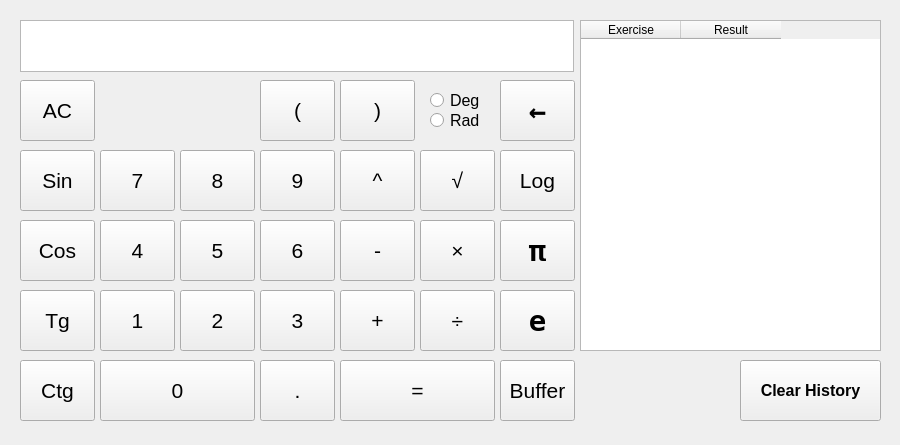
<?xml version="1.0" encoding="UTF-8"?>
<ui version="4.0">
 <class>MainWindow</class>
 <widget class="QMainWindow" name="MainWindow">
  <property name="geometry">
   <rect>
    <x>0</x>
    <y>0</y>
    <width>900</width>
    <height>445</height>
   </rect>
  </property>
  <property name="sizePolicy">
   <sizepolicy hsizetype="Fixed" vsizetype="Fixed">
    <horstretch>0</horstretch>
    <verstretch>0</verstretch>
   </sizepolicy>
  </property>
  <property name="minimumSize">
   <size>
    <width>515</width>
    <height>437</height>
   </size>
  </property>
  <property name="maximumSize">
   <size>
    <width>900</width>
    <height>800</height>
   </size>
  </property>
  <property name="baseSize">
   <size>
    <width>517</width>
    <height>356</height>
   </size>
  </property>
  <property name="tabletTracking">
   <bool>false</bool>
  </property>
  <property name="windowTitle">
   <string>Symbolic Calculator</string>
  </property>
  <property name="layoutDirection">
   <enum>Qt::RightToLeft</enum>
  </property>
  <property name="tabShape">
   <enum>QTabWidget::Rounded</enum>
  </property>
  <widget class="QWidget" name="centralWidget">
   <widget class="QPushButton" name="pushButton_AC">
    <property name="geometry">
     <rect>
      <x>20</x>
      <y>80</y>
      <width>75</width>
      <height>61</height>
     </rect>
    </property>
    <property name="font">
     <font>
      <pointsize>16</pointsize>
     </font>
    </property>
    <property name="focusPolicy">
     <enum>Qt::NoFocus</enum>
    </property>
    <property name="acceptDrops">
     <bool>true</bool>
    </property>
    <property name="autoFillBackground">
     <bool>false</bool>
    </property>
    <property name="text">
     <string>AC</string>
    </property>
    <property name="iconSize">
     <size>
      <width>32</width>
      <height>32</height>
     </size>
    </property>
   </widget>
   <widget class="QPushButton" name="pushButton_back">
    <property name="geometry">
     <rect>
      <x>500</x>
      <y>80</y>
      <width>75</width>
      <height>61</height>
     </rect>
    </property>
    <property name="font">
     <font>
      <family>NSimSun</family>
      <pointsize>22</pointsize>
      <weight>75</weight>
      <bold>true</bold>
     </font>
    </property>
    <property name="focusPolicy">
     <enum>Qt::NoFocus</enum>
    </property>
    <property name="acceptDrops">
     <bool>true</bool>
    </property>
    <property name="autoFillBackground">
     <bool>false</bool>
    </property>
    <property name="text">
     <string>←</string>
    </property>
    <property name="iconSize">
     <size>
      <width>32</width>
      <height>32</height>
     </size>
    </property>
   </widget>
   <widget class="QPushButton" name="pushButton_bkt1">
    <property name="geometry">
     <rect>
      <x>260</x>
      <y>80</y>
      <width>75</width>
      <height>61</height>
     </rect>
    </property>
    <property name="font">
     <font>
      <pointsize>16</pointsize>
     </font>
    </property>
    <property name="focusPolicy">
     <enum>Qt::NoFocus</enum>
    </property>
    <property name="acceptDrops">
     <bool>true</bool>
    </property>
    <property name="autoFillBackground">
     <bool>false</bool>
    </property>
    <property name="text">
     <string>(</string>
    </property>
    <property name="iconSize">
     <size>
      <width>32</width>
      <height>32</height>
     </size>
    </property>
   </widget>
   <widget class="QPushButton" name="pushButton_bkt2">
    <property name="geometry">
     <rect>
      <x>340</x>
      <y>80</y>
      <width>75</width>
      <height>61</height>
     </rect>
    </property>
    <property name="font">
     <font>
      <pointsize>16</pointsize>
     </font>
    </property>
    <property name="focusPolicy">
     <enum>Qt::NoFocus</enum>
    </property>
    <property name="acceptDrops">
     <bool>true</bool>
    </property>
    <property name="autoFillBackground">
     <bool>false</bool>
    </property>
    <property name="text">
     <string>)</string>
    </property>
    <property name="iconSize">
     <size>
      <width>32</width>
      <height>32</height>
     </size>
    </property>
   </widget>
   <widget class="QPushButton" name="pushButton_division">
    <property name="geometry">
     <rect>
      <x>420</x>
      <y>290</y>
      <width>75</width>
      <height>61</height>
     </rect>
    </property>
    <property name="font">
     <font>
      <pointsize>16</pointsize>
     </font>
    </property>
    <property name="focusPolicy">
     <enum>Qt::NoFocus</enum>
    </property>
    <property name="acceptDrops">
     <bool>true</bool>
    </property>
    <property name="autoFillBackground">
     <bool>false</bool>
    </property>
    <property name="text">
     <string>÷</string>
    </property>
    <property name="iconSize">
     <size>
      <width>32</width>
      <height>32</height>
     </size>
    </property>
   </widget>
   <widget class="QPushButton" name="pushButton_multiply">
    <property name="geometry">
     <rect>
      <x>420</x>
      <y>220</y>
      <width>75</width>
      <height>61</height>
     </rect>
    </property>
    <property name="font">
     <font>
      <pointsize>16</pointsize>
     </font>
    </property>
    <property name="focusPolicy">
     <enum>Qt::NoFocus</enum>
    </property>
    <property name="acceptDrops">
     <bool>true</bool>
    </property>
    <property name="autoFillBackground">
     <bool>false</bool>
    </property>
    <property name="text">
     <string>×</string>
    </property>
    <property name="iconSize">
     <size>
      <width>32</width>
      <height>32</height>
     </size>
    </property>
   </widget>
   <widget class="QPushButton" name="pushButton_sqrt">
    <property name="geometry">
     <rect>
      <x>420</x>
      <y>150</y>
      <width>75</width>
      <height>61</height>
     </rect>
    </property>
    <property name="font">
     <font>
      <pointsize>16</pointsize>
     </font>
    </property>
    <property name="focusPolicy">
     <enum>Qt::NoFocus</enum>
    </property>
    <property name="acceptDrops">
     <bool>true</bool>
    </property>
    <property name="autoFillBackground">
     <bool>false</bool>
    </property>
    <property name="text">
     <string>√</string>
    </property>
    <property name="iconSize">
     <size>
      <width>32</width>
      <height>32</height>
     </size>
    </property>
   </widget>
   <widget class="QPushButton" name="pushButton_sin">
    <property name="geometry">
     <rect>
      <x>20</x>
      <y>150</y>
      <width>75</width>
      <height>61</height>
     </rect>
    </property>
    <property name="font">
     <font>
      <pointsize>16</pointsize>
     </font>
    </property>
    <property name="focusPolicy">
     <enum>Qt::NoFocus</enum>
    </property>
    <property name="acceptDrops">
     <bool>true</bool>
    </property>
    <property name="autoFillBackground">
     <bool>false</bool>
    </property>
    <property name="text">
     <string>Sin</string>
    </property>
    <property name="iconSize">
     <size>
      <width>32</width>
      <height>32</height>
     </size>
    </property>
   </widget>
   <widget class="QPushButton" name="pushButton_8">
    <property name="geometry">
     <rect>
      <x>180</x>
      <y>150</y>
      <width>75</width>
      <height>61</height>
     </rect>
    </property>
    <property name="font">
     <font>
      <pointsize>16</pointsize>
     </font>
    </property>
    <property name="focusPolicy">
     <enum>Qt::NoFocus</enum>
    </property>
    <property name="acceptDrops">
     <bool>true</bool>
    </property>
    <property name="autoFillBackground">
     <bool>false</bool>
    </property>
    <property name="text">
     <string>8</string>
    </property>
    <property name="iconSize">
     <size>
      <width>32</width>
      <height>32</height>
     </size>
    </property>
   </widget>
   <widget class="QPushButton" name="pushButton_9">
    <property name="geometry">
     <rect>
      <x>260</x>
      <y>150</y>
      <width>75</width>
      <height>61</height>
     </rect>
    </property>
    <property name="font">
     <font>
      <pointsize>16</pointsize>
     </font>
    </property>
    <property name="focusPolicy">
     <enum>Qt::NoFocus</enum>
    </property>
    <property name="acceptDrops">
     <bool>true</bool>
    </property>
    <property name="autoFillBackground">
     <bool>false</bool>
    </property>
    <property name="text">
     <string>9</string>
    </property>
    <property name="iconSize">
     <size>
      <width>32</width>
      <height>32</height>
     </size>
    </property>
   </widget>
   <widget class="QPushButton" name="pushButton_7">
    <property name="geometry">
     <rect>
      <x>100</x>
      <y>150</y>
      <width>75</width>
      <height>61</height>
     </rect>
    </property>
    <property name="font">
     <font>
      <pointsize>16</pointsize>
     </font>
    </property>
    <property name="focusPolicy">
     <enum>Qt::NoFocus</enum>
    </property>
    <property name="acceptDrops">
     <bool>true</bool>
    </property>
    <property name="autoFillBackground">
     <bool>false</bool>
    </property>
    <property name="text">
     <string>7</string>
    </property>
    <property name="iconSize">
     <size>
      <width>32</width>
      <height>32</height>
     </size>
    </property>
   </widget>
   <widget class="QPushButton" name="pushButton_minus">
    <property name="geometry">
     <rect>
      <x>340</x>
      <y>220</y>
      <width>75</width>
      <height>61</height>
     </rect>
    </property>
    <property name="font">
     <font>
      <pointsize>16</pointsize>
     </font>
    </property>
    <property name="focusPolicy">
     <enum>Qt::NoFocus</enum>
    </property>
    <property name="acceptDrops">
     <bool>true</bool>
    </property>
    <property name="autoFillBackground">
     <bool>false</bool>
    </property>
    <property name="text">
     <string>-</string>
    </property>
    <property name="iconSize">
     <size>
      <width>32</width>
      <height>32</height>
     </size>
    </property>
   </widget>
   <widget class="QPushButton" name="pushButton_deg">
    <property name="geometry">
     <rect>
      <x>340</x>
      <y>150</y>
      <width>75</width>
      <height>61</height>
     </rect>
    </property>
    <property name="font">
     <font>
      <pointsize>16</pointsize>
     </font>
    </property>
    <property name="focusPolicy">
     <enum>Qt::NoFocus</enum>
    </property>
    <property name="acceptDrops">
     <bool>true</bool>
    </property>
    <property name="autoFillBackground">
     <bool>false</bool>
    </property>
    <property name="text">
     <string>^</string>
    </property>
    <property name="iconSize">
     <size>
      <width>32</width>
      <height>32</height>
     </size>
    </property>
   </widget>
   <widget class="QPushButton" name="pushButton_cos">
    <property name="geometry">
     <rect>
      <x>20</x>
      <y>220</y>
      <width>75</width>
      <height>61</height>
     </rect>
    </property>
    <property name="font">
     <font>
      <pointsize>16</pointsize>
     </font>
    </property>
    <property name="focusPolicy">
     <enum>Qt::NoFocus</enum>
    </property>
    <property name="acceptDrops">
     <bool>true</bool>
    </property>
    <property name="autoFillBackground">
     <bool>false</bool>
    </property>
    <property name="text">
     <string>Cos</string>
    </property>
    <property name="iconSize">
     <size>
      <width>32</width>
      <height>32</height>
     </size>
    </property>
   </widget>
   <widget class="QPushButton" name="pushButton_5">
    <property name="geometry">
     <rect>
      <x>180</x>
      <y>220</y>
      <width>75</width>
      <height>61</height>
     </rect>
    </property>
    <property name="font">
     <font>
      <pointsize>16</pointsize>
     </font>
    </property>
    <property name="focusPolicy">
     <enum>Qt::NoFocus</enum>
    </property>
    <property name="acceptDrops">
     <bool>true</bool>
    </property>
    <property name="autoFillBackground">
     <bool>false</bool>
    </property>
    <property name="text">
     <string>5</string>
    </property>
    <property name="iconSize">
     <size>
      <width>32</width>
      <height>32</height>
     </size>
    </property>
   </widget>
   <widget class="QPushButton" name="pushButton_6">
    <property name="geometry">
     <rect>
      <x>260</x>
      <y>220</y>
      <width>75</width>
      <height>61</height>
     </rect>
    </property>
    <property name="font">
     <font>
      <pointsize>16</pointsize>
     </font>
    </property>
    <property name="focusPolicy">
     <enum>Qt::NoFocus</enum>
    </property>
    <property name="acceptDrops">
     <bool>true</bool>
    </property>
    <property name="autoFillBackground">
     <bool>false</bool>
    </property>
    <property name="text">
     <string>6</string>
    </property>
    <property name="iconSize">
     <size>
      <width>32</width>
      <height>32</height>
     </size>
    </property>
   </widget>
   <widget class="QPushButton" name="pushButton_4">
    <property name="geometry">
     <rect>
      <x>100</x>
      <y>220</y>
      <width>75</width>
      <height>61</height>
     </rect>
    </property>
    <property name="font">
     <font>
      <pointsize>16</pointsize>
     </font>
    </property>
    <property name="focusPolicy">
     <enum>Qt::NoFocus</enum>
    </property>
    <property name="acceptDrops">
     <bool>true</bool>
    </property>
    <property name="autoFillBackground">
     <bool>false</bool>
    </property>
    <property name="text">
     <string>4</string>
    </property>
    <property name="iconSize">
     <size>
      <width>32</width>
      <height>32</height>
     </size>
    </property>
   </widget>
   <widget class="QPushButton" name="pushButton_plus">
    <property name="geometry">
     <rect>
      <x>340</x>
      <y>290</y>
      <width>75</width>
      <height>61</height>
     </rect>
    </property>
    <property name="sizePolicy">
     <sizepolicy hsizetype="Fixed" vsizetype="Fixed">
      <horstretch>0</horstretch>
      <verstretch>0</verstretch>
     </sizepolicy>
    </property>
    <property name="font">
     <font>
      <pointsize>16</pointsize>
     </font>
    </property>
    <property name="focusPolicy">
     <enum>Qt::NoFocus</enum>
    </property>
    <property name="acceptDrops">
     <bool>true</bool>
    </property>
    <property name="autoFillBackground">
     <bool>false</bool>
    </property>
    <property name="text">
     <string>+</string>
    </property>
    <property name="iconSize">
     <size>
      <width>32</width>
      <height>32</height>
     </size>
    </property>
   </widget>
   <widget class="QPushButton" name="pushButton_log">
    <property name="geometry">
     <rect>
      <x>500</x>
      <y>150</y>
      <width>75</width>
      <height>61</height>
     </rect>
    </property>
    <property name="sizePolicy">
     <sizepolicy hsizetype="Fixed" vsizetype="Fixed">
      <horstretch>0</horstretch>
      <verstretch>0</verstretch>
     </sizepolicy>
    </property>
    <property name="font">
     <font>
      <pointsize>16</pointsize>
     </font>
    </property>
    <property name="focusPolicy">
     <enum>Qt::NoFocus</enum>
    </property>
    <property name="acceptDrops">
     <bool>true</bool>
    </property>
    <property name="autoFillBackground">
     <bool>false</bool>
    </property>
    <property name="text">
     <string>Log</string>
    </property>
    <property name="iconSize">
     <size>
      <width>32</width>
      <height>32</height>
     </size>
    </property>
   </widget>
   <widget class="QPushButton" name="pushButton_tg">
    <property name="geometry">
     <rect>
      <x>20</x>
      <y>290</y>
      <width>75</width>
      <height>61</height>
     </rect>
    </property>
    <property name="sizePolicy">
     <sizepolicy hsizetype="Fixed" vsizetype="Fixed">
      <horstretch>0</horstretch>
      <verstretch>0</verstretch>
     </sizepolicy>
    </property>
    <property name="font">
     <font>
      <pointsize>16</pointsize>
     </font>
    </property>
    <property name="focusPolicy">
     <enum>Qt::NoFocus</enum>
    </property>
    <property name="acceptDrops">
     <bool>true</bool>
    </property>
    <property name="autoFillBackground">
     <bool>false</bool>
    </property>
    <property name="text">
     <string>Tg</string>
    </property>
    <property name="iconSize">
     <size>
      <width>32</width>
      <height>32</height>
     </size>
    </property>
   </widget>
   <widget class="QPushButton" name="pushButton_2">
    <property name="geometry">
     <rect>
      <x>180</x>
      <y>290</y>
      <width>75</width>
      <height>61</height>
     </rect>
    </property>
    <property name="sizePolicy">
     <sizepolicy hsizetype="Fixed" vsizetype="Fixed">
      <horstretch>0</horstretch>
      <verstretch>0</verstretch>
     </sizepolicy>
    </property>
    <property name="font">
     <font>
      <pointsize>16</pointsize>
     </font>
    </property>
    <property name="focusPolicy">
     <enum>Qt::NoFocus</enum>
    </property>
    <property name="acceptDrops">
     <bool>true</bool>
    </property>
    <property name="autoFillBackground">
     <bool>false</bool>
    </property>
    <property name="text">
     <string>2</string>
    </property>
    <property name="iconSize">
     <size>
      <width>32</width>
      <height>32</height>
     </size>
    </property>
   </widget>
   <widget class="QPushButton" name="pushButton_3">
    <property name="geometry">
     <rect>
      <x>260</x>
      <y>290</y>
      <width>75</width>
      <height>61</height>
     </rect>
    </property>
    <property name="sizePolicy">
     <sizepolicy hsizetype="Fixed" vsizetype="Fixed">
      <horstretch>0</horstretch>
      <verstretch>0</verstretch>
     </sizepolicy>
    </property>
    <property name="font">
     <font>
      <pointsize>16</pointsize>
     </font>
    </property>
    <property name="focusPolicy">
     <enum>Qt::NoFocus</enum>
    </property>
    <property name="acceptDrops">
     <bool>true</bool>
    </property>
    <property name="autoFillBackground">
     <bool>false</bool>
    </property>
    <property name="text">
     <string>3</string>
    </property>
    <property name="iconSize">
     <size>
      <width>32</width>
      <height>32</height>
     </size>
    </property>
   </widget>
   <widget class="QPushButton" name="pushButton_1">
    <property name="geometry">
     <rect>
      <x>100</x>
      <y>290</y>
      <width>75</width>
      <height>61</height>
     </rect>
    </property>
    <property name="sizePolicy">
     <sizepolicy hsizetype="Fixed" vsizetype="Fixed">
      <horstretch>0</horstretch>
      <verstretch>0</verstretch>
     </sizepolicy>
    </property>
    <property name="font">
     <font>
      <pointsize>16</pointsize>
     </font>
    </property>
    <property name="focusPolicy">
     <enum>Qt::NoFocus</enum>
    </property>
    <property name="acceptDrops">
     <bool>true</bool>
    </property>
    <property name="autoFillBackground">
     <bool>false</bool>
    </property>
    <property name="text">
     <string>1</string>
    </property>
    <property name="iconSize">
     <size>
      <width>32</width>
      <height>32</height>
     </size>
    </property>
   </widget>
   <widget class="QRadioButton" name="radioButton_deg">
    <property name="geometry">
     <rect>
      <x>430</x>
      <y>80</y>
      <width>61</width>
      <height>41</height>
     </rect>
    </property>
    <property name="font">
     <font>
      <pointsize>12</pointsize>
     </font>
    </property>
    <property name="focusPolicy">
     <enum>Qt::NoFocus</enum>
    </property>
    <property name="layoutDirection">
     <enum>Qt::LeftToRight</enum>
    </property>
    <property name="text">
     <string>Deg</string>
    </property>
   </widget>
   <widget class="QRadioButton" name="radioButton_rad">
    <property name="geometry">
     <rect>
      <x>430</x>
      <y>100</y>
      <width>70</width>
      <height>41</height>
     </rect>
    </property>
    <property name="font">
     <font>
      <pointsize>12</pointsize>
     </font>
    </property>
    <property name="tabletTracking">
     <bool>false</bool>
    </property>
    <property name="focusPolicy">
     <enum>Qt::NoFocus</enum>
    </property>
    <property name="toolTipDuration">
     <number>-1</number>
    </property>
    <property name="layoutDirection">
     <enum>Qt::LeftToRight</enum>
    </property>
    <property name="autoFillBackground">
     <bool>false</bool>
    </property>
    <property name="text">
     <string>Rad</string>
    </property>
   </widget>
   <widget class="QPushButton" name="pushButton_equal">
    <property name="geometry">
     <rect>
      <x>340</x>
      <y>360</y>
      <width>155</width>
      <height>61</height>
     </rect>
    </property>
    <property name="sizePolicy">
     <sizepolicy hsizetype="Fixed" vsizetype="Fixed">
      <horstretch>0</horstretch>
      <verstretch>0</verstretch>
     </sizepolicy>
    </property>
    <property name="font">
     <font>
      <pointsize>16</pointsize>
     </font>
    </property>
    <property name="focusPolicy">
     <enum>Qt::NoFocus</enum>
    </property>
    <property name="acceptDrops">
     <bool>true</bool>
    </property>
    <property name="autoFillBackground">
     <bool>false</bool>
    </property>
    <property name="text">
     <string>=</string>
    </property>
    <property name="iconSize">
     <size>
      <width>32</width>
      <height>32</height>
     </size>
    </property>
   </widget>
   <widget class="QPushButton" name="pushButton_dot">
    <property name="geometry">
     <rect>
      <x>260</x>
      <y>360</y>
      <width>75</width>
      <height>61</height>
     </rect>
    </property>
    <property name="sizePolicy">
     <sizepolicy hsizetype="Fixed" vsizetype="Fixed">
      <horstretch>0</horstretch>
      <verstretch>0</verstretch>
     </sizepolicy>
    </property>
    <property name="font">
     <font>
      <pointsize>16</pointsize>
     </font>
    </property>
    <property name="focusPolicy">
     <enum>Qt::NoFocus</enum>
    </property>
    <property name="acceptDrops">
     <bool>true</bool>
    </property>
    <property name="autoFillBackground">
     <bool>false</bool>
    </property>
    <property name="text">
     <string>.</string>
    </property>
    <property name="iconSize">
     <size>
      <width>32</width>
      <height>32</height>
     </size>
    </property>
   </widget>
   <widget class="QPushButton" name="pushButton_0">
    <property name="geometry">
     <rect>
      <x>100</x>
      <y>360</y>
      <width>155</width>
      <height>61</height>
     </rect>
    </property>
    <property name="sizePolicy">
     <sizepolicy hsizetype="Fixed" vsizetype="Fixed">
      <horstretch>0</horstretch>
      <verstretch>0</verstretch>
     </sizepolicy>
    </property>
    <property name="font">
     <font>
      <pointsize>16</pointsize>
     </font>
    </property>
    <property name="focusPolicy">
     <enum>Qt::NoFocus</enum>
    </property>
    <property name="acceptDrops">
     <bool>false</bool>
    </property>
    <property name="autoFillBackground">
     <bool>false</bool>
    </property>
    <property name="text">
     <string>0</string>
    </property>
    <property name="iconSize">
     <size>
      <width>32</width>
      <height>32</height>
     </size>
    </property>
    <property name="default">
     <bool>false</bool>
    </property>
   </widget>
   <widget class="QPushButton" name="pushButton_buffer">
    <property name="geometry">
     <rect>
      <x>500</x>
      <y>360</y>
      <width>75</width>
      <height>61</height>
     </rect>
    </property>
    <property name="sizePolicy">
     <sizepolicy hsizetype="Fixed" vsizetype="Fixed">
      <horstretch>0</horstretch>
      <verstretch>0</verstretch>
     </sizepolicy>
    </property>
    <property name="font">
     <font>
      <pointsize>16</pointsize>
     </font>
    </property>
    <property name="focusPolicy">
     <enum>Qt::NoFocus</enum>
    </property>
    <property name="acceptDrops">
     <bool>true</bool>
    </property>
    <property name="autoFillBackground">
     <bool>false</bool>
    </property>
    <property name="text">
     <string>Buffer</string>
    </property>
    <property name="iconSize">
     <size>
      <width>32</width>
      <height>32</height>
     </size>
    </property>
   </widget>
   <widget class="QPushButton" name="pushButton_ctg">
    <property name="geometry">
     <rect>
      <x>20</x>
      <y>360</y>
      <width>75</width>
      <height>61</height>
     </rect>
    </property>
    <property name="sizePolicy">
     <sizepolicy hsizetype="Fixed" vsizetype="Fixed">
      <horstretch>0</horstretch>
      <verstretch>0</verstretch>
     </sizepolicy>
    </property>
    <property name="font">
     <font>
      <pointsize>16</pointsize>
     </font>
    </property>
    <property name="focusPolicy">
     <enum>Qt::NoFocus</enum>
    </property>
    <property name="acceptDrops">
     <bool>true</bool>
    </property>
    <property name="autoFillBackground">
     <bool>false</bool>
    </property>
    <property name="text">
     <string>Ctg</string>
    </property>
    <property name="iconSize">
     <size>
      <width>32</width>
      <height>32</height>
     </size>
    </property>
   </widget>
   <widget class="QTextBrowser" name="label">
    <property name="geometry">
     <rect>
      <x>20</x>
      <y>20</y>
      <width>554</width>
      <height>52</height>
     </rect>
    </property>
    <property name="sizePolicy">
     <sizepolicy hsizetype="Fixed" vsizetype="Fixed">
      <horstretch>0</horstretch>
      <verstretch>0</verstretch>
     </sizepolicy>
    </property>
    <property name="minimumSize">
     <size>
      <width>474</width>
      <height>51</height>
     </size>
    </property>
    <property name="maximumSize">
     <size>
      <width>700</width>
      <height>600</height>
     </size>
    </property>
    <property name="font">
     <font>
      <pointsize>14</pointsize>
      <weight>75</weight>
      <bold>true</bold>
     </font>
    </property>
    <property name="focusPolicy">
     <enum>Qt::NoFocus</enum>
    </property>
    <property name="contextMenuPolicy">
     <enum>Qt::DefaultContextMenu</enum>
    </property>
    <property name="layoutDirection">
     <enum>Qt::RightToLeft</enum>
    </property>
    <property name="verticalScrollBarPolicy">
     <enum>Qt::ScrollBarAlwaysOff</enum>
    </property>
    <property name="horizontalScrollBarPolicy">
     <enum>Qt::ScrollBarAlwaysOff</enum>
    </property>
    <property name="sizeAdjustPolicy">
     <enum>QAbstractScrollArea::AdjustIgnored</enum>
    </property>
    <property name="textInteractionFlags">
     <set>Qt::TextSelectableByMouse</set>
    </property>
   </widget>
   <widget class="QPushButton" name="pushButton_pi">
    <property name="geometry">
     <rect>
      <x>500</x>
      <y>220</y>
      <width>75</width>
      <height>61</height>
     </rect>
    </property>
    <property name="font">
     <font>
      <family>NSimSun</family>
      <pointsize>22</pointsize>
      <weight>75</weight>
      <bold>true</bold>
     </font>
    </property>
    <property name="focusPolicy">
     <enum>Qt::NoFocus</enum>
    </property>
    <property name="acceptDrops">
     <bool>true</bool>
    </property>
    <property name="autoFillBackground">
     <bool>false</bool>
    </property>
    <property name="text">
     <string>π</string>
    </property>
    <property name="iconSize">
     <size>
      <width>32</width>
      <height>32</height>
     </size>
    </property>
   </widget>
   <widget class="QPushButton" name="pushButton_e">
    <property name="geometry">
     <rect>
      <x>500</x>
      <y>290</y>
      <width>75</width>
      <height>61</height>
     </rect>
    </property>
    <property name="font">
     <font>
      <family>NSimSun</family>
      <pointsize>22</pointsize>
      <weight>75</weight>
      <bold>true</bold>
     </font>
    </property>
    <property name="focusPolicy">
     <enum>Qt::NoFocus</enum>
    </property>
    <property name="acceptDrops">
     <bool>true</bool>
    </property>
    <property name="autoFillBackground">
     <bool>false</bool>
    </property>
    <property name="text">
     <string>e</string>
    </property>
    <property name="iconSize">
     <size>
      <width>32</width>
      <height>32</height>
     </size>
    </property>
   </widget>
   <widget class="QTableWidget" name="tableWidget">
    <property name="geometry">
     <rect>
      <x>580</x>
      <y>20</y>
      <width>301</width>
      <height>331</height>
     </rect>
    </property>
    <property name="focusPolicy">
     <enum>Qt::NoFocus</enum>
    </property>
    <property name="layoutDirection">
     <enum>Qt::LeftToRight</enum>
    </property>
    <property name="horizontalScrollBarPolicy">
     <enum>Qt::ScrollBarAlwaysOff</enum>
    </property>
    <property name="editTriggers">
     <set>QAbstractItemView::NoEditTriggers</set>
    </property>
    <property name="tabKeyNavigation">
     <bool>false</bool>
    </property>
    <property name="alternatingRowColors">
     <bool>true</bool>
    </property>
    <property name="showGrid">
     <bool>true</bool>
    </property>
    <property name="gridStyle">
     <enum>Qt::SolidLine</enum>
    </property>
    <column>
     <property name="text">
      <string>Exercise</string>
     </property>
    </column>
    <column>
     <property name="text">
      <string>Result</string>
     </property>
    </column>
   </widget>
   <widget class="QPushButton" name="pushButton_h_clear">
    <property name="geometry">
     <rect>
      <x>740</x>
      <y>360</y>
      <width>141</width>
      <height>61</height>
     </rect>
    </property>
    <property name="sizePolicy">
     <sizepolicy hsizetype="Fixed" vsizetype="Fixed">
      <horstretch>0</horstretch>
      <verstretch>0</verstretch>
     </sizepolicy>
    </property>
    <property name="font">
     <font>
      <pointsize>12</pointsize>
      <weight>75</weight>
      <bold>true</bold>
     </font>
    </property>
    <property name="focusPolicy">
     <enum>Qt::NoFocus</enum>
    </property>
    <property name="acceptDrops">
     <bool>true</bool>
    </property>
    <property name="autoFillBackground">
     <bool>false</bool>
    </property>
    <property name="text">
     <string>Clear History</string>
    </property>
    <property name="iconSize">
     <size>
      <width>32</width>
      <height>32</height>
     </size>
    </property>
   </widget>
  </widget>
 </widget>
 <layoutdefault spacing="6" margin="11"/>
 <resources/>
 <connections/>
</ui>
